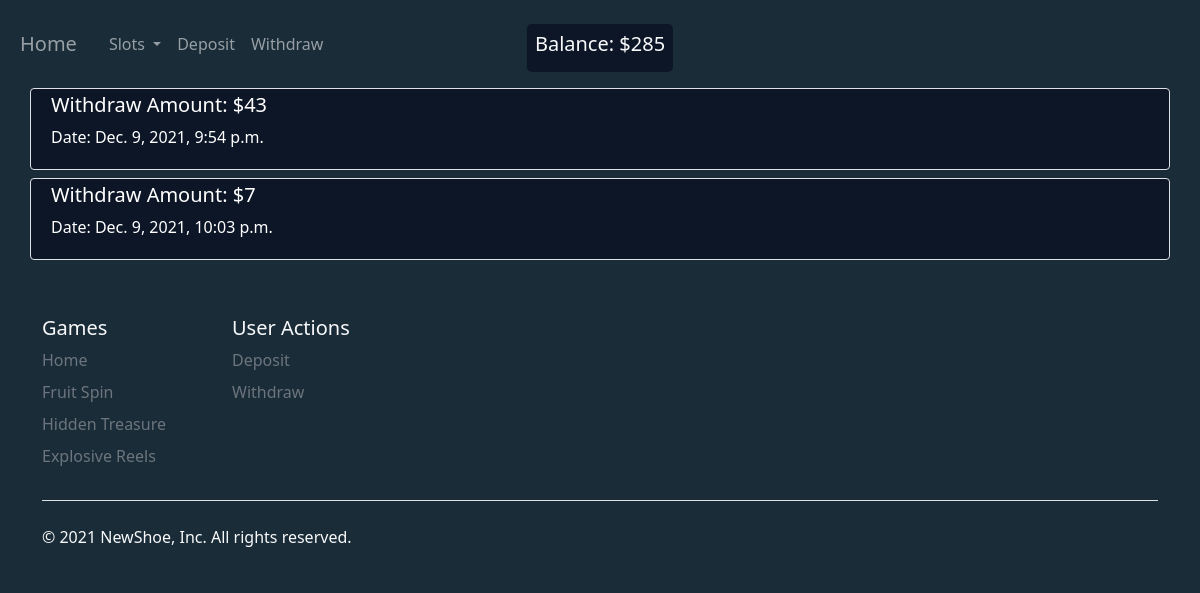
The page /NewShoe/allWithdraws/ (signed in) on the database its author committed.
### casino/models.py (models this page shows)
class Balance(models.Model):
    user = models.ForeignKey(User, on_delete=models.CASCADE, default=None)
    balance = models.PositiveIntegerField(default=0)

class AllWithdraws(models.Model):
    user = models.ForeignKey(User, on_delete=models.CASCADE, default=None)
    withdrawAmount = models.PositiveIntegerField(default=0)
    withdrewAt = models.DateTimeField(auto_now_add=True, blank=True)

### casino/views.py (the view)
# urls.py: path('allWithdraws/', views.allWithdraws, name='allWithdraws')
@login_required()
def allWithdraws(request):
    player = Balance.objects.get(user=request.user)
    withdraws = AllWithdraws.objects.filter(user=request.user)
    context = {'withdraws': withdraws, 'player': player}
    return render(request, 'Balance Management/allWithdraws.html', context)

### templates/Balance Management/allWithdraws.html
{% extends "base.html" %}
{% load static %}
{% block body %}
  {% for withdraw in withdraws %}
      <div class="container border rounded mb-2 text-white body">
        <div class="row my-1">
          <div class="col-6">
            <h5 class="ps-2 completed_line">Withdraw Amount: ${{withdraw.withdrawAmount}}</h5>
            <p class="ps-2 completed_line">Date: {{ withdraw.withdrewAt }}</p>
          </div>
        </div>
      </div>
  {% endfor %}
{% endblock %}

### templates/base.html (shortened to what this page needs)
{% load static %}
<!DOCTYPE html>
<html lang="en">
<head>
  <link href="https://cdn.jsdelivr.net/npm/bootstrap@5.1.3/dist/css/bootstrap.min.css" rel="stylesheet">
	<link rel="stylesheet" type="text/css" href="{% static 'css/styles.css' %}"/>
  <link rel="stylesheet" href="{% static 'css/fruitSpin.css' %}">
</head>
<body>
  {% if user.is_authenticated %}
    <nav class="navbar navbar-expand-lg navbar-dark pt-4 pb-4" style="background-color: #1a2c38;">
      <div class="container-fluid">
        <div class="collapse navbar-collapse" id="navbar">
          <ul class="navbar-nav me-auto mb-2 mb-lg-0">
            <li class="nav-item">
              <a class="nav-link navbar-brand" aria-current="page" href="{% url 'indexLogged' %}" type="submit">Home</a>
            </li>
            <li class="nav-item dropdown">
              <a class="nav-link dropdown-toggle" href="#" id="navbarDropdown" role="button" data-bs-toggle="dropdown" aria-expanded="false">
                Slots
              </a>
            </li>
            <li class="nav-item">
              <a class="nav-link" href="{% url 'deposit' %}" type="submit">Deposit</a>
            </li>
            <li class="nav-item">
              <a class="nav-link" href="{% url 'withdraw' %}" type="submit">Withdraw</a>
            </li>
            <ul class="navbar-nav navbar-center me-auto body text-light rounded-3" id="displayBal">
              <li>
                <h5 class="p-2">Balance: $<span id="money">{{ player.balance }}</span></h5>
              </li>
            </ul>
          </ul>
        </div>
      </div>
    </nav>
  {% endif %}
    {% block body %}
    {% endblock %}
  {% if user.is_authenticated %}
  <div class="container text-light">
    <footer class="pt-5">
      <div class="row">
        <div class="col-2">
          <h5>Games</h5>
          <ul class="nav flex-column">
            <li class="nav-item mb-2"><a href="{% url 'indexLogged' %}" class="nav-link p-0 text-muted">Home</a></li>
            <li class="nav-item mb-2"><a href="{% url 'FruitSpin' %}" class="nav-link p-0 text-muted">Fruit Spin</a></li>
            <li class="nav-item mb-2"><a href="{% url 'HiddenTreasure' %}" class="nav-link p-0 text-muted">Hidden Treasure</a></li>
            <li class="nav-item mb-2"><a href="{% url 'ExplosiveReels' %}" class="nav-link p-0 text-muted">Explosive Reels</a></li>
          </ul>
        </div>
        <div class="col-2">
          <h5>User Actions</h5>
          <ul class="nav flex-column">
            <li class="nav-item mb-2"><a href="{% url 'deposit' %}" class="nav-link p-0 text-muted">Deposit</a></li>
            <li class="nav-item mb-2"><a href="{% url 'withdraw' %}" class="nav-link p-0 text-muted">Withdraw</a></li>
          </ul>
        </div>
      </div>
      <div class="d-flex justify-content-between pt-4 mt-4 border-top">
        <p>&copy; 2021 NewShoe, Inc. All rights reserved.</p>
      </div>
    </footer>
  </div>
  {% endif %}
  </body>
</html>

### static/css/styles.css (style rules this page uses)
body { background-color: #1a2c38; }
.body { background-color: #0d1627; }
.navbar-nav.navbar-center { position: absolute; left: 50%; transform: translatex(-50%); }

### rows shown on the page
Balance: balance "285"
AllWithdraws: withdrawAmount "43", withdrewAt "Dec. 9, 2021, 9:54 p.m."
AllWithdraws: withdrawAmount "7", withdrewAt "Dec. 9, 2021, 10:03 p.m."
